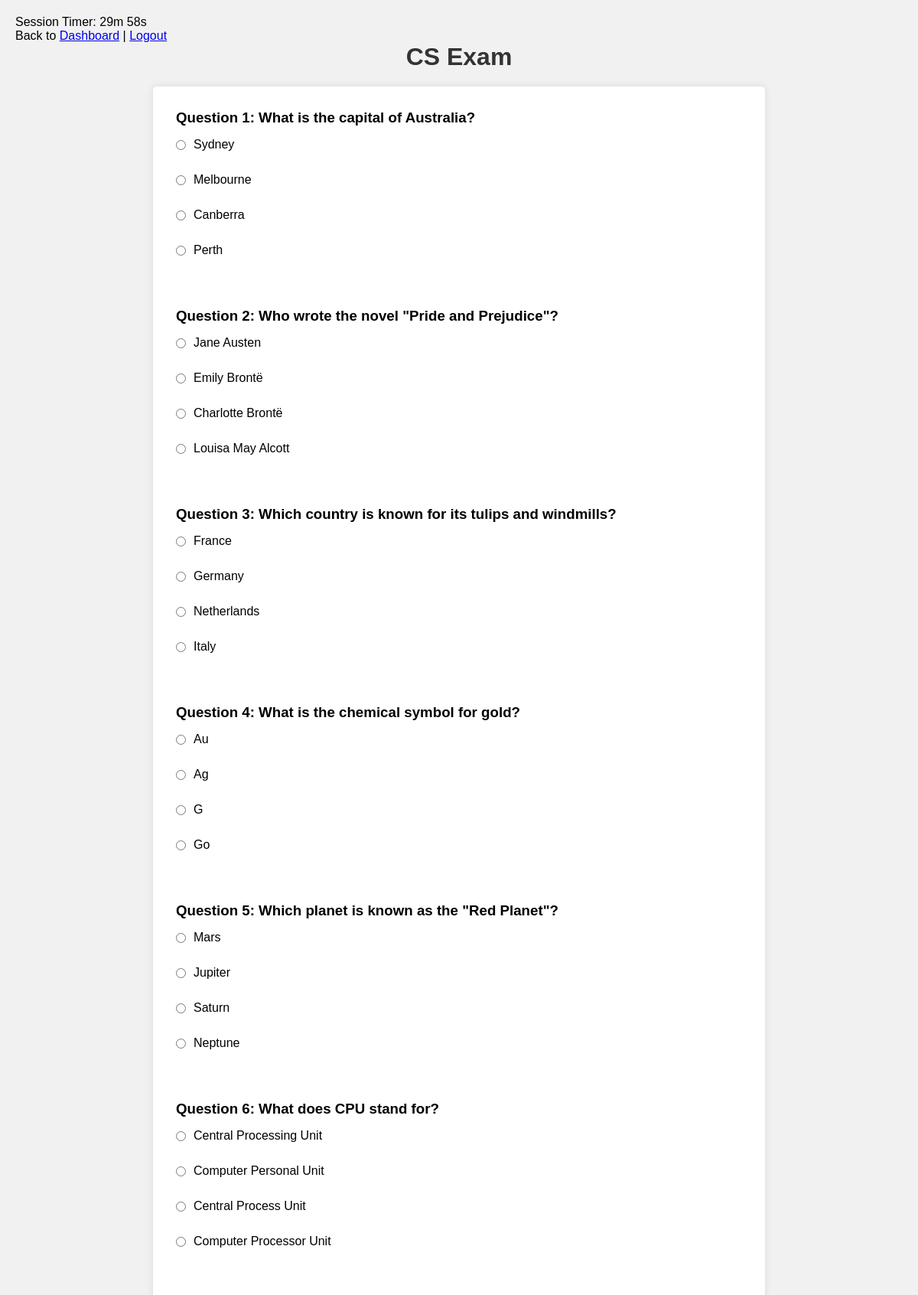
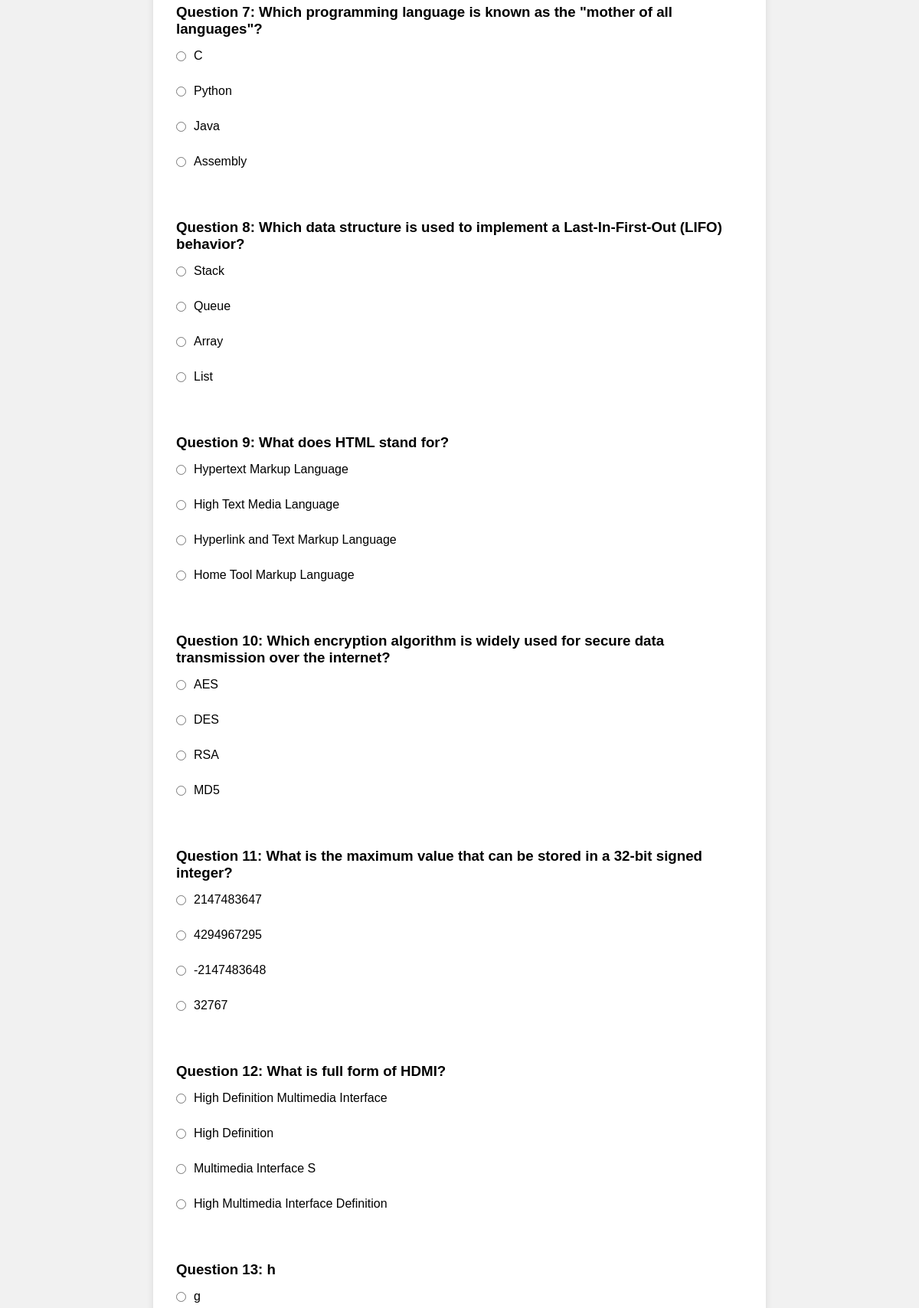
Screenshot of /exam.php (signed in, upper part) with the database file from the repository (2 pictures, top to bottom).
### tables this page shows
CREATE TABLE `questions` (
  `id` int(11) NOT NULL,
  `question` varchar(255) DEFAULT NULL,
  `option1` varchar(255) DEFAULT NULL,
  `option2` varchar(255) DEFAULT NULL,
  `option3` varchar(255) DEFAULT NULL,
  `option4` varchar(255) DEFAULT NULL,
  `answer` int(11) DEFAULT NULL,
  `answer_options` text DEFAULT NULL
);

### exam.php (the view, shortened to what this page needs)
<!DOCTYPE html>
<html>
<head>
<header>
    <p>Session Timer: <span id="sessionTimer"></span></p>
    <p>Back to <a href="dashboard.php">Dashboard</a> | <a href="logout.php">Logout</a>
    </p>
  </header>
</head>
<body>
  <h1>CS Exam</h1>
 <?php
  $host = "localhost";
  $username = "root";
  $password ="root";
  $database = "quiz";
  $conn = new mysqli($host, $username, $password, $database);
  $sql = "SELECT * FROM questions";
  $result = $conn->query($sql);
 if ($result->num_rows > 0) {
  echo '<form action="submit_exam.php" method="post" target="result_frame">';
  $questionCounter = 1;
  while ($row = $result->fetch_assoc()) {
    echo '<div class="question">';
    echo '<h3>Question '.$questionCounter.': '.$row['question'].'</h3>';
    echo '<div class="options">';
    echo '<label>';
    echo '<input type="radio" name="answer_'.$row['id'].'" value="1" required>'.$row['option1'];
    echo '</label><br>';
    echo '<label>';
    echo '<input type="radio" name="answer_'.$row['id'].'" value="2">'.$row['option2'];
    echo '</label><br>';
    echo '<label>';
    echo '<input type="radio" name="answer_'.$row['id'].'" value="3">'.$row['option3'];
    echo '</label><br>';
    echo '<label>';
    echo '<input type="radio" name="answer_'.$row['id'].'" value="4">'.$row['option4'];
    echo '</label><br>';
    echo '</div>';
    echo '</div>';
    echo '<br>';
    $questionCounter++;
  }
  echo '</form>';
} else {
  echo '<div class="result" id="result_section">';
  echo 'No questions found.';
  echo '</div>';
}
?>
</body>
</html>

### exam.php (style rules this page uses)
* { margin: 0; padding: 0; box-sizing: border-box; }
body { font-family: Arial, sans-serif; background-color: #f1f1f1; padding: 20px; }
h1 { color: #333; text-align: center; margin-bottom: 20px; }
form { max-width: 600px; margin: 0 auto; background-color: #fff; border-radius: 5px; padding: 20px; box-shadow: 0 0 10px rgba(0, 0, 0, 0.1); }
h3 { margin-bottom: 10px; }
.question { margin-bottom: 20px; }
.options label { display: block; margin-bottom: 8px; }
.options input[type="radio"] { margin-right: 5px; }
form { max-width: 800px; margin: 0 auto; background-color: #fff; border-radius: 5px; padding: 30px; box-shadow: 0 0 10px rgba(0, 0, 0, 0.1); }
h3 { margin-bottom: 15px; }
.options label { display: flex; align-items: center; margin-bottom: 10px; cursor: pointer; transition: background-color 0.2s ease; }
.options input[type="radio"] { margin-right: 10px; }

### rows the page displays
questions: question "What is the capital of Australia?", option1 "Sydney", option2 "Melbourne", option3 "Canberra", option4 "Perth"
questions: question "Who wrote the novel \"Pride and Prejudice\"?", option1 "Jane Austen", option2 "Emily Brontë", option3 "Charlotte Brontë", option4 "Louisa May Alcott"
questions: question "Which country is known for its tulips and windmills?", option1 "France", option2 "Germany", option3 "Netherlands", option4 "Italy"
questions: question "What is the chemical symbol for gold?", option1 "Au", option2 "Ag", option3 "G", option4 "Go"
questions: question "Which planet is known as the \"Red Planet\"?", option1 "Mars", option2 "Jupiter", option3 "Saturn", option4 "Neptune"
questions: question "What does CPU stand for?", option1 "Central Processing Unit", option2 "Computer Personal Unit", option3 "Central Process Unit", option4 "Computer Processor Unit"
questions: question "Which programming language is known as the \"mother of all languages\"?", option1 "C", option2 "Python", option3 "Java", option4 "Assembly"
questions: question "Which data structure is used to implement a Last-In-First-Out (LIFO) behavior?", option1 "Stack", option2 "Queue", option3 "Array", option4 "List"
questions: question "What does HTML stand for?", option1 "Hypertext Markup Language", option2 "High Text Media Language", option3 "Hyperlink and Text Markup Language", option4 "Home Tool Markup Language"
questions: question "Which encryption algorithm is widely used for secure data transmission over the internet?", option1 "AES", option2 "DES", option3 "RSA", option4 "MD5"
questions: question "What is the maximum value that can be stored in a 32-bit signed integer?", option1 "2147483647", option2 "4294967295", option3 "-2147483648", option4 "32767"
questions: question "What is full form of HDMI?", option1 "High Definition Multimedia Interface", option2 "High Definition", option3 "Multimedia Interface S", option4 "High Multimedia Interface Definition"
questions: question "h", option1 "g"
